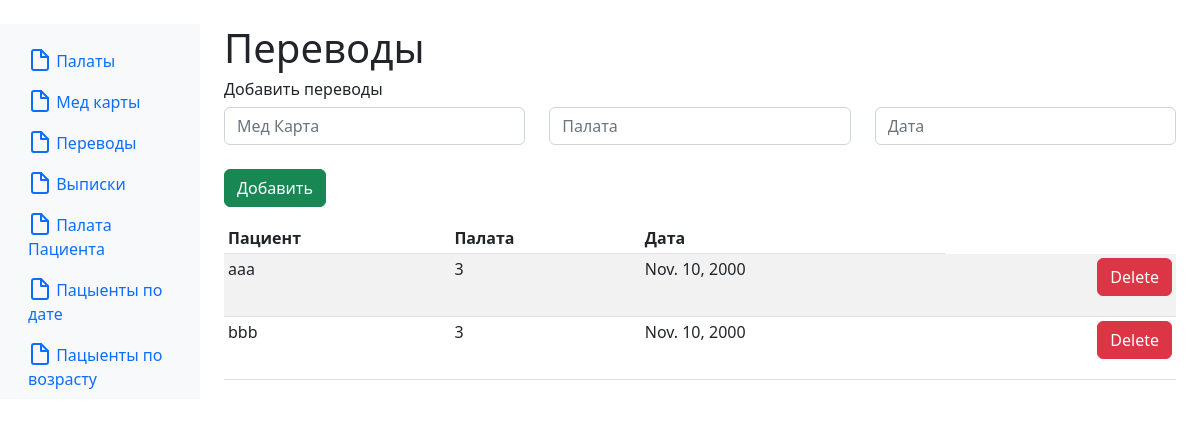
The app's page /move with its own data.
### main/models.py (models this page shows, shortened)
class Move(models.Model):
	id = models.AutoField(primary_key=True)
	medCard = models.ForeignKey(MedCard, on_delete=models.CASCADE)
	room = models.ForeignKey(Room, on_delete=models.CASCADE)
	date = models.DateField('Date', auto_now_add=False, auto_now=False, blank=True, null=True, default='')
	class Meta:
		verbose_name = 'Move'
		verbose_name_plural = 'Move'

class MedCard(models.Model):
	id = models.AutoField(primary_key=True)
	name = models.CharField('Name', max_length=50, unique=True, null=True, blank=True)
	diagnos = models.CharField('Diagnos', max_length=50, null=True, blank=True)
	cause = models.CharField('Cause', max_length=50, null=True, blank=True)
	other = models.CharField('Other', max_length=50, null=True, blank=True)
	gender = models.CharField('Gender', max_length=1, null=True, blank=True)
	age = models.IntegerField('Age', null=True, blank=True)
	date = models.DateField('Date', auto_now_add=False, auto_now=False, blank=True, null=True, default='')
	class Meta:
		verbose_name = 'MedCard'
		verbose_name_plural = 'MedCards'

class Room(models.Model):
	id = models.AutoField(primary_key=True)
	phone = models.CharField('Phone', max_length=50, null=True, blank=True)
	class Meta:
		verbose_name = 'Room'
		verbose_name_plural = 'Rooms'

### main/views.py (the view)
# urls.py: path('move', views.move, name='move'),
def move(request):
	error = ''
	if 'submit' in request.POST:
		form = MoveForm(request.POST)
		if form.is_valid():
			form.save()
		else:
			error = 'Form is not valid'
	if 'Delete' in request.POST:
		record_id = request.POST.get('Delete')
		record = Move.objects.get(id = record_id)
		record.delete()
	moves = Move.objects.order_by('room')
	form = MoveForm()
	context = {
		'form': form,
		'error': error
	}
	return render(request, 'main/Moves.html', {'moves': moves, 'context': context})

### main/templates/main/Moves.html (shortened to what this page needs)
﻿{% extends 'main/base.html' %}
{% block title %}
<h1>Переводы</h1>
<h6>Добавить переводы</h6>
<form method="post">
    <div class="row">
        <div class="col">
            {{ context.form.medCard }}<br>
        </div>
        <div class="col">
            {{ context.form.room }}<br>
        </div>
        <div class="col">
            {{ context.form.date }}<br>
        </div>
    </div>
    <button type="submit" name="submit" class="btn btn-success">Добавить</button>
</form>
{% endblock %}
{% block headers %}
    <th scope="col">Пациент</th>
    <th scope="col">Палата</th>
    <th scope="col">Дата</th>
{% endblock %}
{% block grid %}
    {% for el in moves %}
    <tr>
        <td>{{ el.medCard.name }}</td>
        <td>{{ el.room.id }}</td>
        <td>{{ el.date }}</td>
        <td align="right">
            <form method="post">
                <button type="submit" name="Delete" value="{{ el.id }}" class="btn btn-danger">Delete</button>
            </form>
        </td>
    </tr>
    {% endfor %}
{% endblock %}

### records on screen
Move: medCard.name "aaa", room.id "3", date "Nov. 10, 2000", {{ el.id }} 20 (drawn)
Move: medCard.name "bbb", room.id "3", date "Nov. 10, 2000", {{ el.id }} 21 (drawn)
